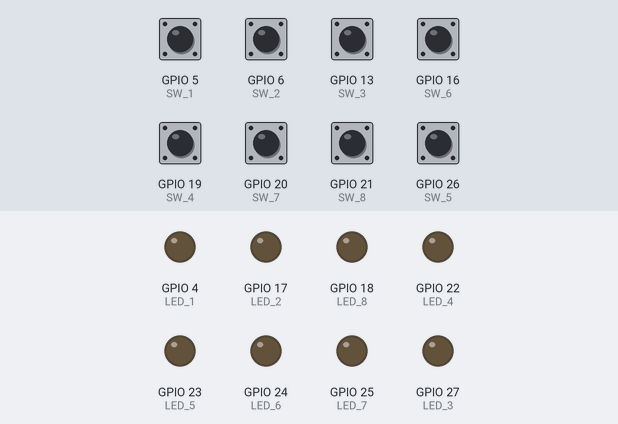
This program was run on a simulated Raspberry Pi (BCM pin numbers). Parts: output pins drawn as LEDs (lit = HIGH). The test bench sets the inputs (shaded band); at power-on: GPIO 5 (SW_1), GPIO 6 (SW_2), GPIO 13 (SW_3), GPIO 16 (SW_6), GPIO 19 (SW_4), GPIO 20 (SW_7), GPIO 21 (SW_8), GPIO 26 (SW_5) LOW.

Above: at 1.2 s.
1.3 s: GPIO 5 (SW_1) pulled HIGH for 0.15 s
At 1.37 s:
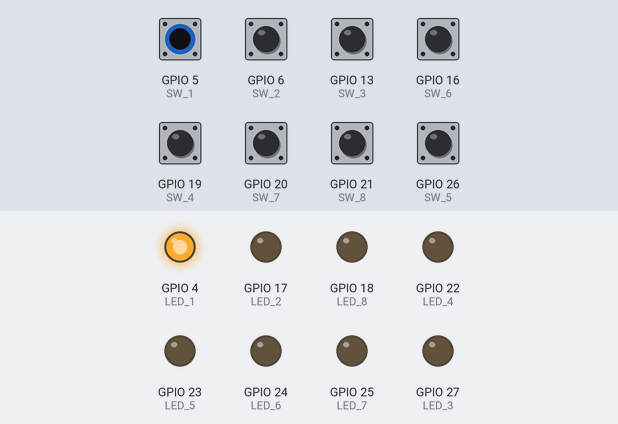
2.9 s: GPIO 6 (SW_2) pulled HIGH for 0.15 s
At 2.97 s:
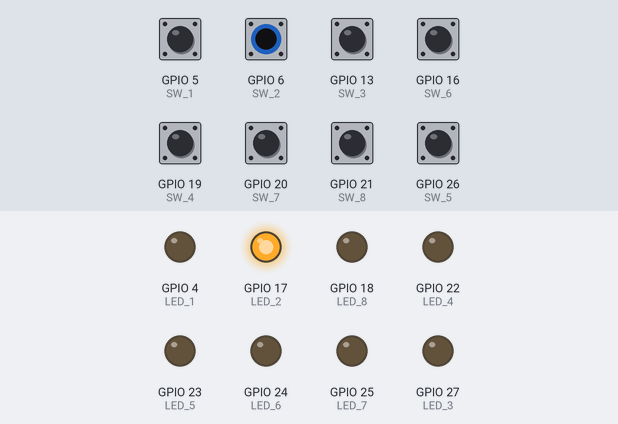
4.5 s: GPIO 13 (SW_3) pulled HIGH for 0.15 s
At 4.57 s:
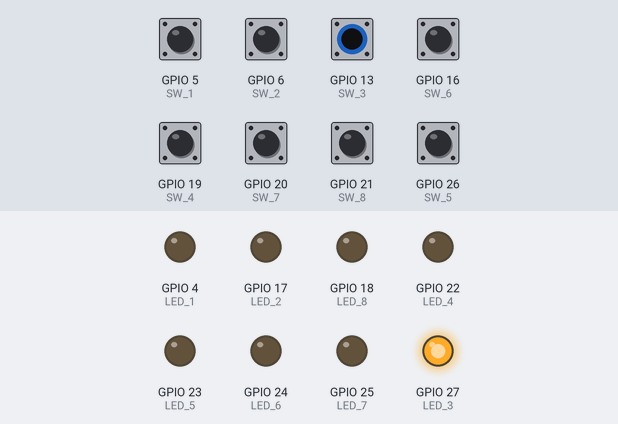
Timing chart, 0 to 7.5 s (numbered marks = the images above; inputs shaded):
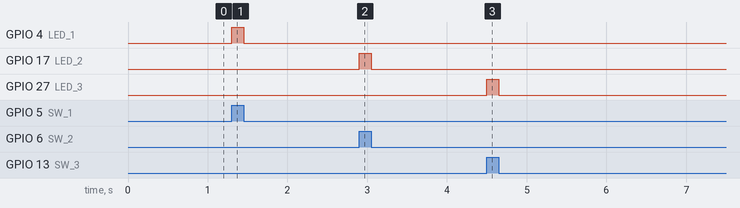

Measured:
- after the input at 1.3 s, GPIO 4 (LED_1): LOW → HIGH at once, → LOW 0.15 s later
- after the input at 2.9 s, GPIO 17 (LED_2): LOW → HIGH at once, → LOW 0.15 s later
- after the input at 4.5 s, GPIO 27 (LED_3): LOW → HIGH at once, → LOW 0.15 s later

The program:

LED_SW.py
```python
import RPi.GPIO as GPIO
import time
GPIO.setwarnings(False)


LED_1 = 4
LED_2 = 17
LED_3 = 27
LED_4 = 22
LED_5 = 23
LED_6 = 24
LED_7 = 25
LED_8 = 18

SW_1 = 5
SW_2 = 6
SW_3 = 13
SW_4 = 19
SW_5 = 26
SW_6 = 16
SW_7 = 20
SW_8 = 21


GPIO.setmode(GPIO.BCM)       # Use BCM GPIO numbers
GPIO.setup(LED_1, GPIO.OUT)
GPIO.setup(LED_2, GPIO.OUT)
GPIO.setup(LED_3, GPIO.OUT)
GPIO.setup(LED_4, GPIO.OUT)
GPIO.setup(LED_5, GPIO.OUT)
GPIO.setup(LED_6, GPIO.OUT)
GPIO.setup(LED_7, GPIO.OUT)
GPIO.setup(LED_8, GPIO.OUT)

GPIO.setup(SW_1, GPIO.IN)
GPIO.setup(SW_2, GPIO.IN)
GPIO.setup(SW_3, GPIO.IN)
GPIO.setup(SW_4, GPIO.IN)
GPIO.setup(SW_5, GPIO.IN)
GPIO.setup(SW_6, GPIO.IN)
GPIO.setup(SW_7, GPIO.IN)
GPIO.setup(SW_8, GPIO.IN)


while True:
    if (GPIO.input(SW_1)):
        GPIO.output(LED_1,True)
    else:
        GPIO.output(LED_1,False)
    if (GPIO.input(SW_2)):
        GPIO.output(LED_2,True)
    else:
        GPIO.output(LED_2,False)
    if (GPIO.input(SW_3)):
        GPIO.output(LED_3,True)
    else:
        GPIO.output(LED_3,False)
    if (GPIO.input(SW_4)):
        GPIO.output(LED_4,True)
    else:
        GPIO.output(LED_4,False)
    if (GPIO.input(SW_5)):
        GPIO.output(LED_5,True)
    else:
        GPIO.output(LED_5,False)
    if (GPIO.input(SW_6)):
        GPIO.output(LED_6,True)
    else:
        GPIO.output(LED_6,False)
    if (GPIO.input(SW_7)):
        GPIO.output(LED_7,True)
    else:
        GPIO.output(LED_7,False)
    if (GPIO.input(SW_8)):
        GPIO.output(LED_8,True)
    else:
        GPIO.output(LED_8,False)
```
